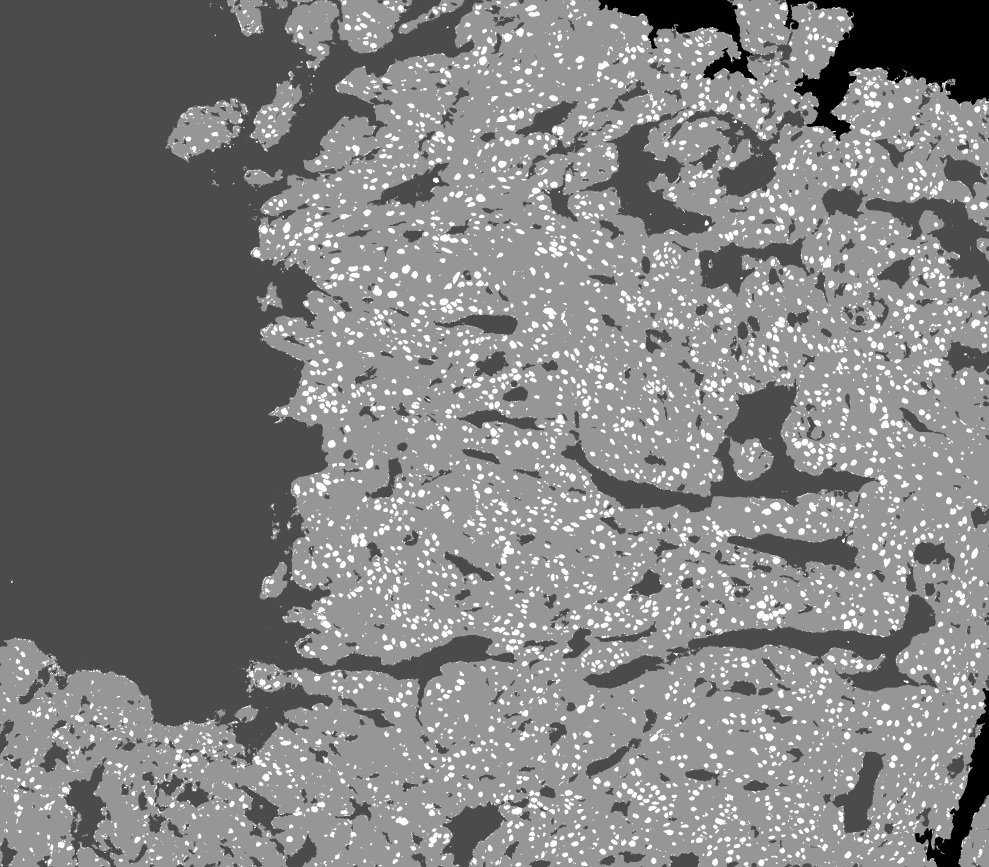
#> input picture SegImages/3919_1.png, 2965 x 2601 px (shown at 1/3 size)
$ python -i pr2.py   (imports and definitions only)
#> lines starting #> are read from the running program, lines starting #| are printed output that depends on the picture; after the words box and inside, x2 and y2 are one past the last pixel; in counts of white or black regions, pixels touching at a corner belong together; long printed decimals are rounded
'''
authors: Carlos Ferreira Escudero and Álvaro Vera López
AIMV 2023-2024
Segmentation of tissue, nuclei and stroma of biopsy images
'''

import cv2
import numpy as np
import math
import os
import timeit
import matplotlib.pyplot as plt
import matplotlib.cm as cm

L_min = 176

def mask_background(mask, img_path):
    # Poner negro las áreas de fondo de la imagen.
    #(En proceso...)

    img = cv2.imread(img_path)
    img = cv2.cvtColor(img, cv2.COLOR_BGR2HLS)

    border_size = 20

    # Añadir un marco alrededor de la imagen y la máscara
    img_w_border = cv2.copyMakeBorder(img, border_size, border_size, border_size, border_size,
                                      cv2.BORDER_CONSTANT, None, value=150)

    mask_w_border = cv2.copyMakeBorder(mask, border_size, border_size, border_size, border_size,
                                       cv2.BORDER_CONSTANT, None, value=150)

    # Aplicar umbral a la máscara con borde
    _, binary_mask = cv2.threshold(mask_w_border, 100, 255, cv2.THRESH_BINARY)

    # Encontrar los contornos externos en la máscara
    extcontours, _ = cv2.findContours(binary_mask, cv2.RETR_LIST, cv2.CHAIN_APPROX_SIMPLE)

    # Ordenar los contornos por área de mayor a menor
    extcontours = sorted(extcontours, key=cv2.contourArea, reverse=True)[:10]

    # Iterar sobre los primeros 10 contornos
    for contour in extcontours:
        cont_mask = np.zeros_like(mask_w_border, dtype=np.uint8)
        cv2.drawContours(cont_mask, [contour], 0, 255, thickness=cv2.FILLED)

        cont_points = img_w_border[cont_mask == 255]

        # Calcular los valores medios de H, L y S
        mean_H = np.mean(cont_points[:, 0])
        mean_L = np.mean(cont_points[:, 1])
        mean_S = np.mean(cont_points[:, 2])

        # Si las medias son casi blanco puro, rellenar el contorno con negro en la máscara
        if (abs(mean_S-mean_H) < 30 and mean_L>L_min):
            cv2.drawContours(mask_w_border, [contour], -1, 0, thickness=cv2.FILLED)
            #print(f"Mean H: {mean_H}, Mean L: {mean_L}, Mean S: {mean_S}")

    # Eliminar el borde
    mask = mask_w_border[border_size:-border_size, border_size:-border_size]
    mask = mask.reshape(img.shape[0], img.shape[1])

    return mask


def density_map(mask, cell_map, img_name):
    if (cell_map.shape[0] < 1000):
        step = 3
        block_size = step * step
        #block_size = (step+4)*(step+4)
    elif (cell_map.shape[0] < 2000):
        step = 7
        block_size = step * step
    else:
        step = 13  # 7
        block_size = step*step #144

    # print(f'step {step} for image size {cell_map.shape[0]}x{cell_map.shape[1]}')

    # Tamaño del nuevo mapa de densidad reducido
    reduced_size = (cell_map.shape[0] // step, cell_map.shape[1] // step)
    density_map = np.zeros(reduced_size, dtype=np.float64)

    # Recorrer todos los bloques en el nuevo mapa de densidad
    for i in range(0, reduced_size[0]):
        for j in range(0, reduced_size[1]):
            # Calcular las coordenadas correspondientes en el cell_map
            i_cell = i * step
            j_cell = j * step

            # Si el valor en mask es 75, asignar 0 en density_map
            if (mask[i_cell, j_cell] == 75 or mask[i_cell, j_cell] == 0):
                density_map[i, j] = 0
            else:
                # Analizar el bloque de 25x25 en cell_map
                block = cell_map[i_cell:i_cell + block_size, j_cell:j_cell + block_size]

                # Contar cuántos valores únicos diferentes de cero hay en el bloque
                unique_cells = np.unique(block)
                cell_count = len(unique_cells) - int(0 in unique_cells) #-0.8*int(1 in unique_cells) # Restar 1 si el valor 0 está en el bloque

                if (mask[i_cell, j_cell] == 150 and cell_count == 0):
                    cell_count = 0.9
                # Asignar el recuento al mapa de densidad
                density_map[i, j] = np.float64(cell_count)

    MapsDir = "DensityMaps"
    if not os.path.exists(MapsDir):
        os.makedirs(MapsDir)

    plt.imshow(density_map, cmap=cm.hot)
    plt.colorbar()
    plt.title(f'Distribución de células en {img_name}')
    plt.savefig(f'{MapsDir}/{img_name}.png')
    plt.clf()
    return density_map

def segment_biopsy(image_file):
    # Read the image
#> called with image_file = 'SegImages/3919_1.png'
    img = cv2.imread(image_file)
#> img is the input picture: shape (2601, 2965, 3); min 0, max 255, mean 128.2

    b, g, r = cv2.split(img)

    # Calcular la varianza de cada canal de color
    variance_b = np.var(b)
#> variance_b = 2885
    #print(variance_b)
    variance_g = np.var(g)
#> variance_g = 2885
    #print(variance_g)
    variance_r = np.var(r)
#> variance_r = 2885
    #print(variance_r)

    color_variance = (variance_b + variance_g + variance_r) / 3.0
#> color_variance = 2885

    if (color_variance > 1500):
        img = cv2.cvtColor(img, cv2.COLOR_BGR2HLS)
#> img: shape (2601, 2965, 3); mean of channels 0, 1, 2 0, 128.2, 0
    else:
        img = cv2.cvtColor(img, cv2.COLOR_BGR2RGB)
    img_name = os.path.basename(image_file)
    img_name = img_name.split(".")[0]
    img_area = img.shape[0] * img.shape[1]

    zoomed = False
    if (img.shape[0] < 1000):
        zoomed = True


    K = 2
    kernel_size = 3
    size_threshold = 1180 #1700  #0.000135

    # Reshape the image to a data matrix
    data = np.float32(img.reshape(-1, 3))

    # STEP 1: Kmeans with K=2 to separate tissue from not-tissue -------------------------------------------
    # Apply k-means clustering
    criteria = (cv2.TERM_CRITERIA_EPS + cv2.TERM_CRITERIA_MAX_ITER, 10, 1.0)
    flags = cv2.KMEANS_RANDOM_CENTERS
    compactness, labels, centers = cv2.kmeans(data, K, None, criteria, 3, flags)
#> compactness = 6.81e+09; centers = [[0, 158.2, 0], [0, 70.52, 0]]

    centers = np.uint8(centers)
#> centers = [[0, 158, 0], [0, 70, 0]]

    luminances = []

    for centroid in centers:
        if(color_variance > 1500):
            H, L, S = centroid
            luminances.append(L)
        else:
            R, G, B = centroid
            luminances.append(0.2126 * R + 0.7152 * G + 0.0722 * B)
#> this loop made 2 passes
#> after the loop, luminances = [158, 70]

    # Find the index of the centroid with the lowest and highest luminance
    min_luminance_index = np.argmin(luminances)
#> min_luminance_index = 1
    max_luminance_index = np.argmax(luminances)
#> max_luminance_index = 0

    # Create the mask
    mask = np.zeros_like(labels, dtype=np.uint8)
    mask[labels == min_luminance_index] = 150  # Set pixels in the cluster with the lowest luminance to (0, 0, 150)
    mask[labels == max_luminance_index] = 75
    mask = mask.reshape(img.shape[0], img.shape[1])
    cell_map = np.zeros_like(mask, dtype=np.uint16)
    tumor_map = np.zeros_like(mask, dtype=np.uint8)

    # -------------------------------------------------------------------------------------------------------
    kernel = np.ones((kernel_size, kernel_size), np.uint8)  # Puedes ajustar el tamaño del kernel según tus necesidades
    # mask = cv2.dilate(mask, kernel, iterations=1)

    _, binary_mask = cv2.threshold(mask, 100, 255, cv2.THRESH_BINARY)
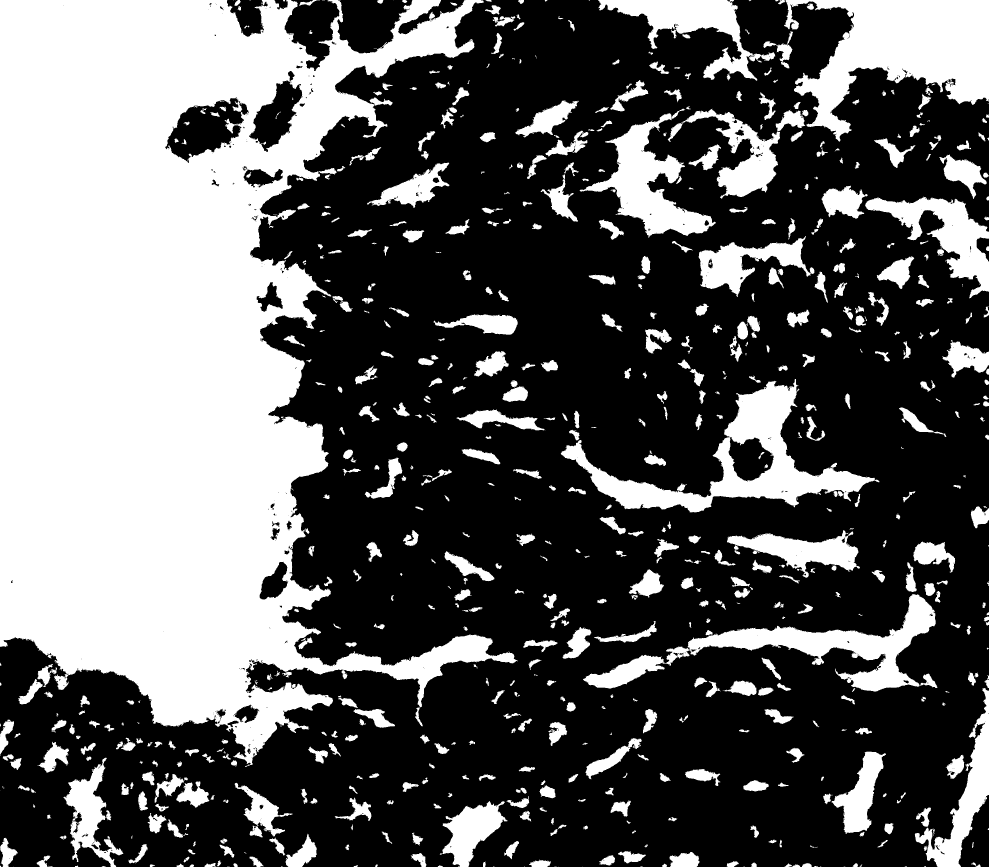
#> mask: shape (2601, 2965) (shown at 1/3 size); values 75 (black) and 150 (white), 37.1% white; 727 white regions (56 under 20 px)


    contours, _ = cv2.findContours(binary_mask, cv2.RETR_CCOMP, cv2.CHAIN_APPROX_SIMPLE)
#> binary_mask: shape (2601, 2965); 37.1% white; 727 white regions (56 under 20 px)
    contours = sorted(contours, key=lambda x: cv2.contourArea(x))

    if contours:
        minarea = cv2.contourArea(contours[0])
        if minarea == 0:
            minarea = 0.5
    else:
        minarea = None
    # print(minarea)

    threshold_circularity = 0.5
    map_iter = 2

    if (not zoomed):
        for contour in contours:
            perimeter = cv2.arcLength(contour, True)
            area = cv2.contourArea(contour)

            # Calcular la relación perímetro/área
            circularity = (4 * math.pi * area) / ((perimeter * perimeter) + 0.0000001)
            # print(circularity)

            if (circularity > threshold_circularity and area < (minarea)*(size_threshold)):
                # print(f'{area}/{img_area}')
                cv2.drawContours(mask, [contour], 0, 255, thickness=cv2.FILLED)

                for point in contour:
                    x, y = point[0]
                    # Asignar el valor d_iteration a cada punto en density_map
                    cell_map[y, x] = map_iter
                # print(d_iterations)
                map_iter += 1
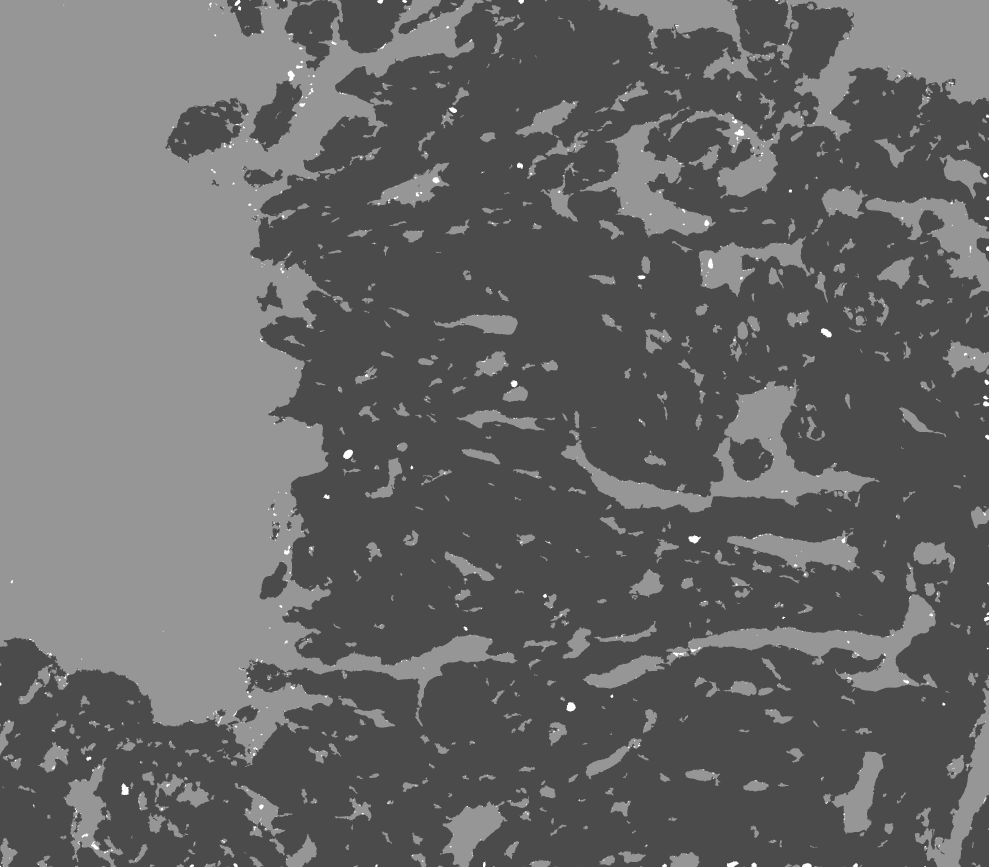
#> mask: shape (2601, 2965) (shown at 1/3 size); 0.31% of pixels changed, all inside (x1, y1, x2, y2) = (0, 0, 2965, 2601)

    else:
        for contour in contours:
            perimeter = cv2.arcLength(contour, True)
            area = cv2.contourArea(contour)

            # Calcular la relación perímetro/área
            circularity = (4 * math.pi * area) / ((perimeter * perimeter) + 0.0000001)
            # print(circularity)

            if (circularity > threshold_circularity and area < (minarea) * (size_threshold) and area > 10):
                #print(f'{area}/{img_area}')
                cv2.drawContours(mask, [contour], 0, 255, thickness=cv2.FILLED)

                map_mask = np.zeros_like(mask, dtype=np.uint8)
                cv2.drawContours(map_mask, [contour], 0, 255, thickness=cv2.FILLED)
                cell_map[map_mask == 255] = map_iter

                # print(d_iterations)
                map_iter += 1

            if (circularity < threshold_circularity and area < (minarea) * (size_threshold) and area > 10):
                cv2.drawContours(mask, [contour], 0, 150, thickness=cv2.FILLED)

    mask = mask_background(mask, image_file)
#> in mask_background, `extcontours, _ = cv2.findContours(binary_mask, cv2.RETR_LIST, cv2.CHAI..`:
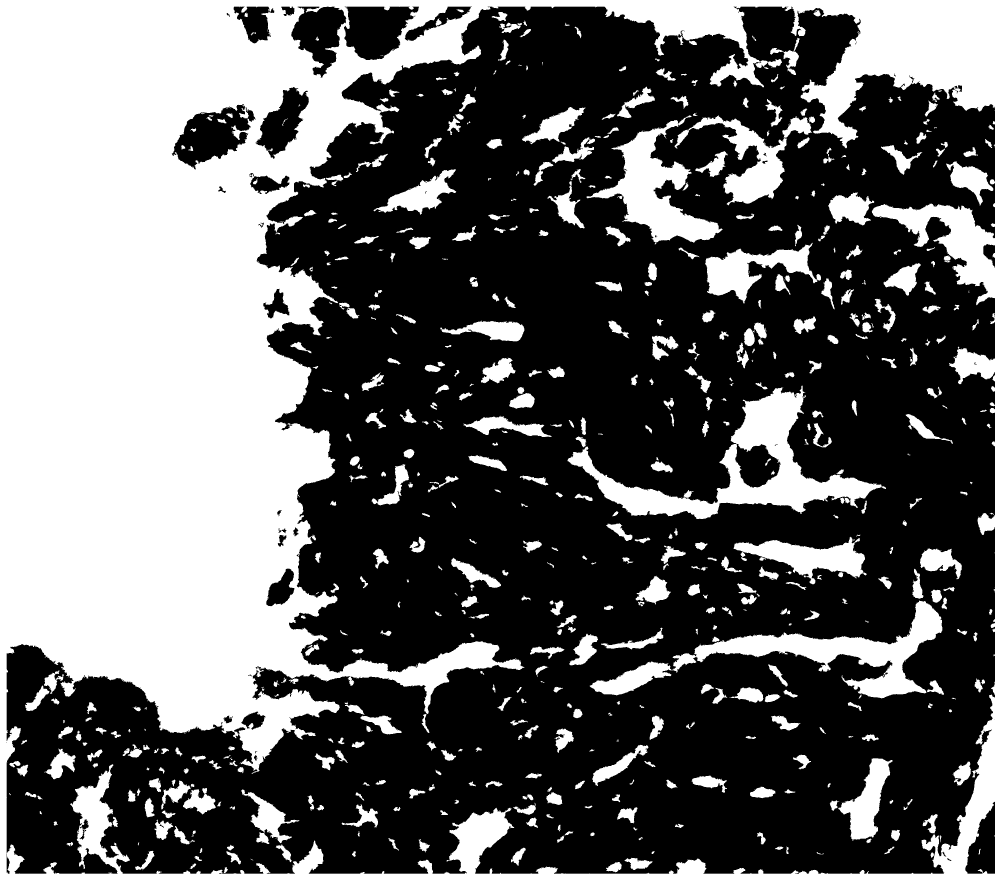
#> binary_mask: shape (2641, 3005) (shown at 1/3 size); 39% white; 619 white regions (15 under 20 px)
#> the loop in mask_background, `for contour in extcontours:` made 10 passes
#> (mean_H, mean_L) on passes 1 to 8: (4.24, 124.6), (0.124, 151.5), (0, 84.83), (0, 75.82), (0, 75.94), (0, 77.1), (0, 153.1), (1.13, 160.2)
#> after the loop in mask_background, `for contour in extcontours:`:
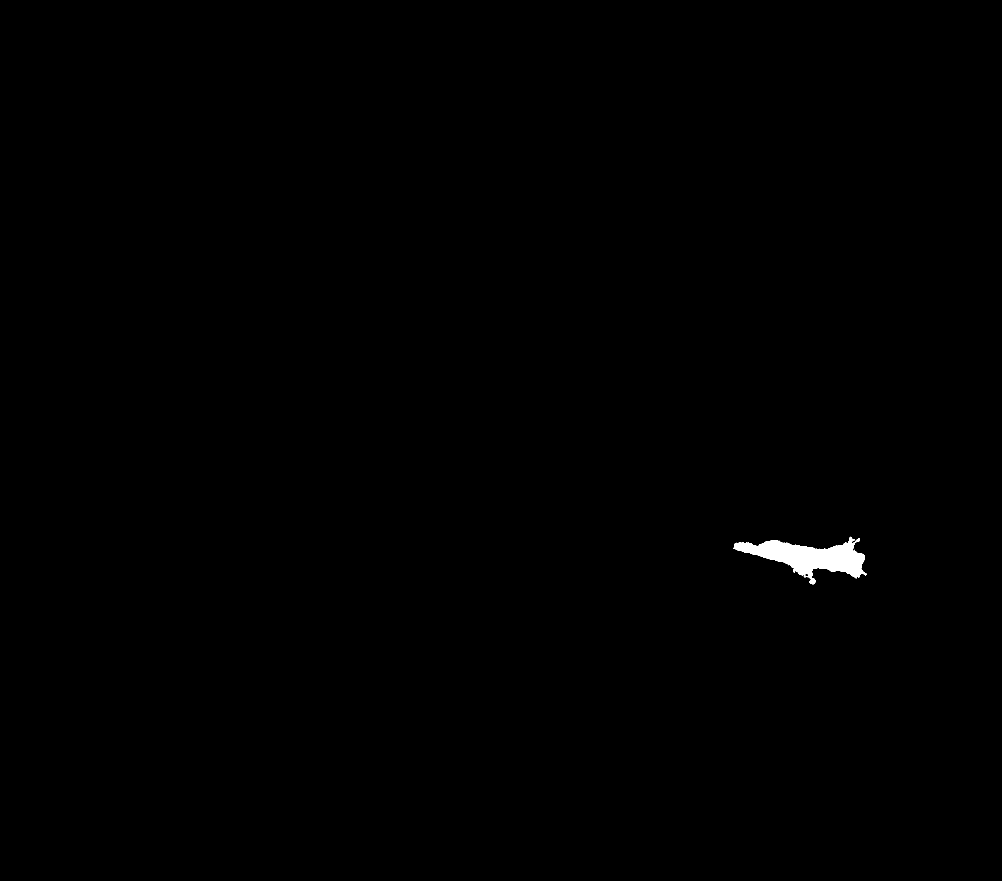
#> cont_mask: shape (2641, 3005) (shown at 1/3 size); 0.3% white; 1 white region, box (x1, y1, x2, y2) and area: (2201, 1610, 2600, 1753) 24140

    print(f'\nImage: {img_name}')
    print(f'Number of cells: {map_iter-1}')
#| Number of cells: 1503


    output_directory = "SegImages"
    if not os.path.exists(output_directory):
        os.makedirs(output_directory)

    cv2.imwrite(f'{output_directory}/{img_name}.png', mask)

    # print('Image Size in pixels :  ', img.shape)
    # print('Image Size in mm: ', img.shape[0] / 2100.0, ' x ', img.shape[1] / 2100.0)

    count_stroma = np.sum(mask == 75)
#> count_stroma = 4842484
    count_tissue = np.sum(mask == 150)
#> count_tissue = 2845413
    count_nuclei = np.sum(mask == 255)
#> count_nuclei = 24068
    count_background = np.sum(mask == 0)
#> count_background = 0
    count_total = count_stroma + count_tissue + count_nuclei
#> count_total = 7711965

    # Imprimir los resultados
    print(f'stroma: {count_stroma/ (2100.0 * 2100.0)} mm2 ({count_stroma*100/count_total}%)')
#| stroma: 1.098 mm2 (62.792%)
    print(f'tissue: {count_tissue/ (2100.0 * 2100.0)} mm2 ({count_tissue*100/count_total}%)')
#| tissue: 0.6452 mm2 (36.896%)
    print(f'nuclei: {count_nuclei/ (2100.0 * 2100.0)} mm2 ({count_nuclei*100/count_total}%)')
#| nuclei: 0.005458 mm2 (0.3121%)
    print(f'background: {count_background/ (2100.0 * 2100.0)} mm2 ({count_background*100/count_total}%)')
#| background: 0.0 mm2 (0.0%)

    if(color_variance > 1500):
        img = cv2.cvtColor(img, cv2.COLOR_HLS2BGR)
    else:
        img = cv2.cvtColor(img, cv2.COLOR_RGB2BGR)
    concatenation_mask = cv2.cvtColor(mask, cv2.COLOR_GRAY2BGR)
    if img.shape[0] == concatenation_mask.shape[0]:
        # Concatenar las imágenes en horizontal
        img_comp = np.hstack((img, concatenation_mask))
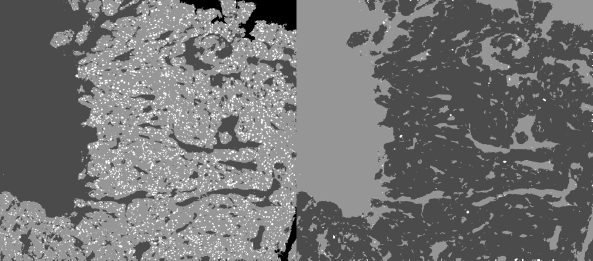
#> img_comp: shape (2601, 5930, 3) (shown at 1/10 size); min 0, max 255, mean 115.7

    comp_directory = "CompImages"
    if not os.path.exists(comp_directory):
        os.makedirs(comp_directory)

    cv2.imwrite(f'{comp_directory}/{img_name}.png', img_comp)

    return mask, cell_map


# [58 lines left out: functions measure_execution_time, showWindows, run_all, not called in this run]

def run_program(image_file):
    img_name = os.path.basename(image_file)
    img_name = img_name.split(".")[0]

    mask, cell_map = segment_biopsy(image_file)
    density_map(mask, cell_map, img_name)
#> after the loop in density_map, `for i in range(0, reduced_size[0]):`:
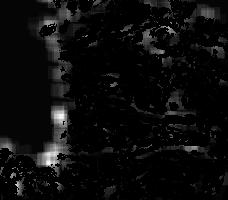
#> density_map: shape (200, 228) float64; min 0, max 45, mean 2; drawn with min black and max white
#> in density_map, `plt.savefig(f'{MapsDir}/{img_name}.png')`:
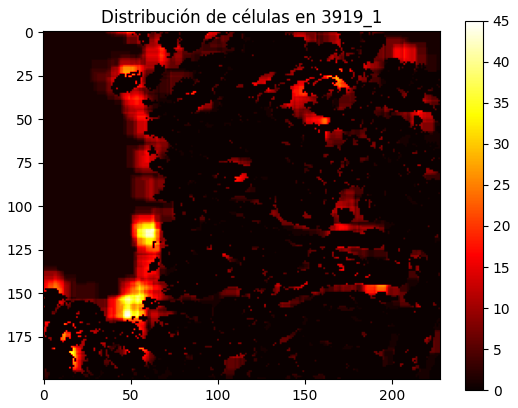
#> figure drawn by matplotlib, 2 panels

    return mask


# [16 lines not run here, left out]
    # -------------------------------------------------------

    # 3) MEASURE TIME ---------------------------------------
    # measure_execution_time()
    # -------------------------------------------------------

>>> result = run_program('SegImages/3919_1.png')
